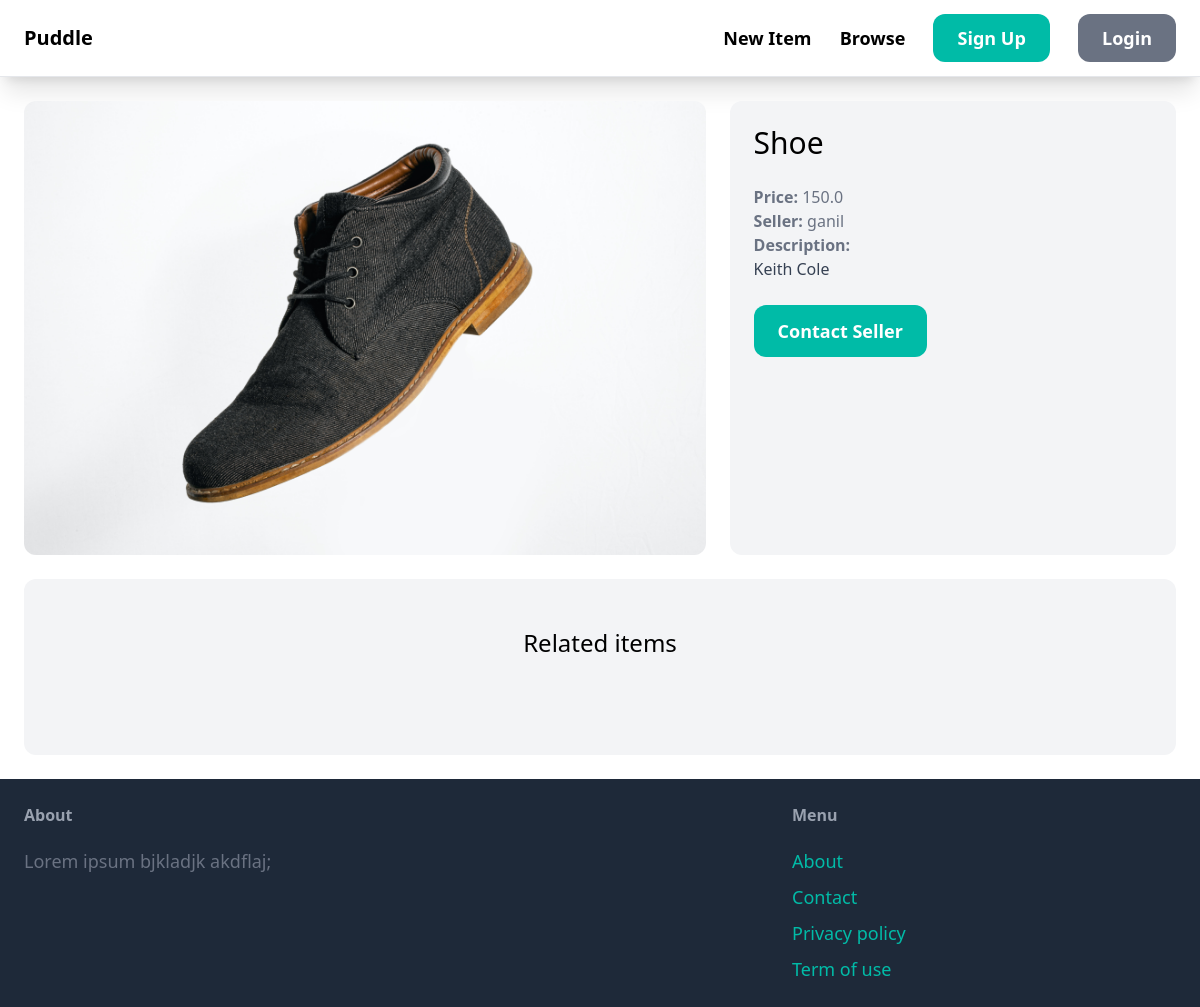
/items/2, run on an earlier commit of the app's database.
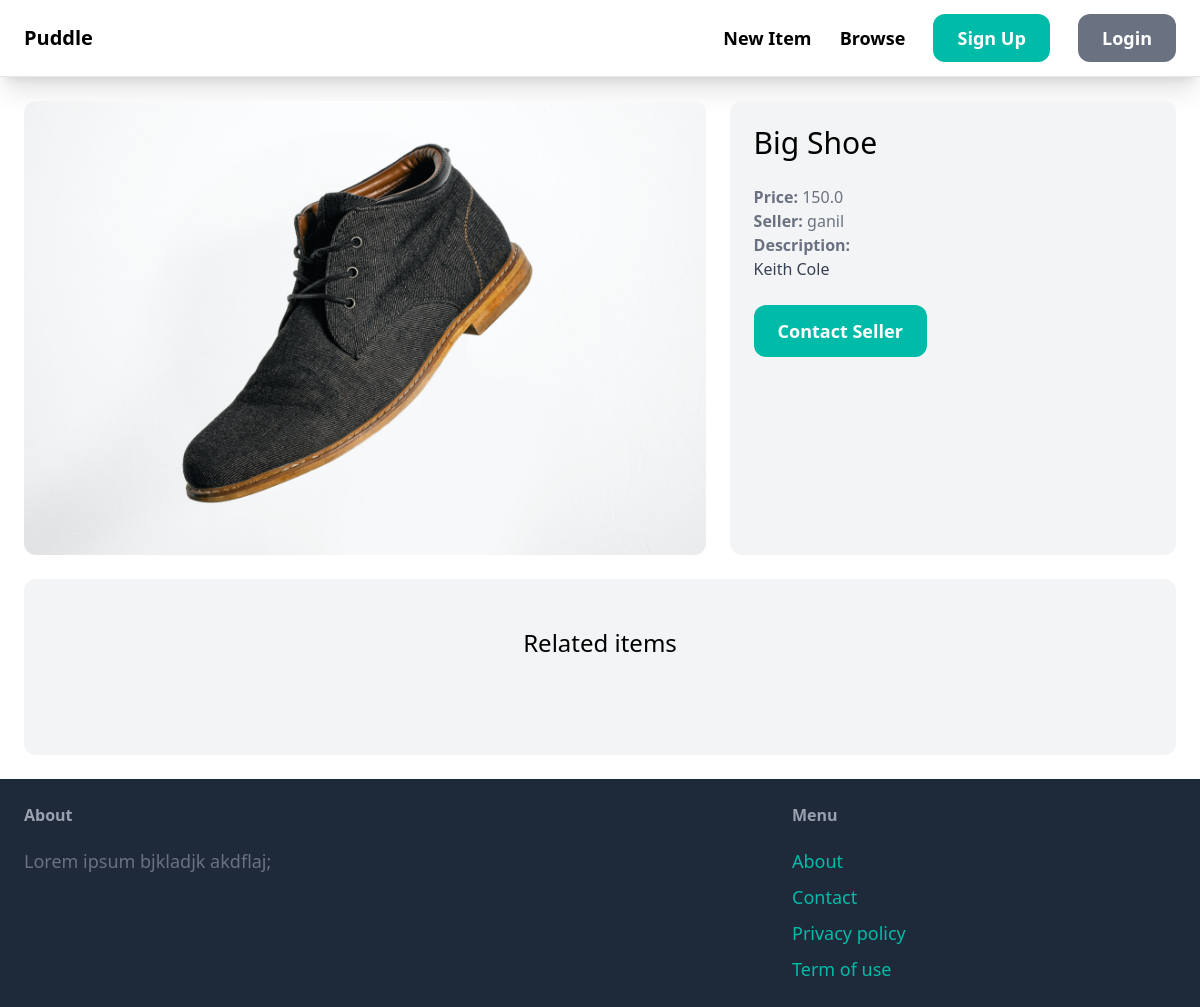
And on a later commit of the database.
### item/models.py (models this page shows, shortened)
class Item(models.Model):
   category = models.ForeignKey(Category, related_name='items', on_delete=models.CASCADE)
   name = models.CharField(max_length=255)
   description = models.TextField(blank=True, null=True)
   price = models.FloatField()
   image = models.ImageField(upload_to='item_images', blank=True, null=True)
   is_sold = models.BooleanField(default=False)
   created_by = models.ForeignKey(User, related_name='items', on_delete=models.CASCADE)
   created_at = models.DateTimeField(auto_now_add=True)

### item/views.py (the view)
# urls.py: path("<int:pk>", views.detail, name="detail"),
def detail(request, pk):
    item = get_object_or_404(Item, pk=pk)  # Fetch the item by primary key or return 404
    related_items = Item.objects.filter(category=item.category, is_sold=False).exclude(pk=pk)[0:3]
    return render(
        request,
        "item/detail.html",
        {
            "item": item,
            "related_items": related_items,
        },
    )

### item/templates/item/detail.html (shortened to what this page needs)
{% extends 'core/base.html' %}
{% block content %}
<div class="grid grid-cols-5 gap-6">
  <div class="col-span-3">
    <img src="{{ item.image.url }}" class="rounded-xl" alt=""/>
  </div>
  <div class="col-span-2 p-6 bg-gray-100 rounded-xl">
    <h1 class="mb-6 text-3xl">{{ item.name}}</h1>
    <p class="text-gray-500"><strong>Price: </strong>{{item.price}}</p>
    <p class="text-gray-500"><strong>Seller: </strong>{{item.created_by.username}}</p>
    {% if item.description%}
      <p class="text-gray-700">
        <strong class="text-gray-500">Description: </strong><br>
        {{ item.description }}
      </p>
    {% endif%}
    {% if request.user == item.created_by %}
      <div class="mt-6 p-6 bg-white rounded-xl">
        <p>This is your item!</p>
        <a href="{% url 'item:edit' item.id%}" class="inline-block mt-6 px-6 py-3 text-lg font-semibold bg-teal-500 hover:bg-teal-700 text-white rounded-xl cursor-pointer">Edit</a>
        <a href="{% url 'item:delete' item.id %}" class="inline-block mt-6 px-6 py-3 text-lg font-semibold bg-red-500 hover:bg-red-700 text-white rounded-xl cursor-pointer">Delete</a>
      </div>
    {% else %}
      <a href="{% url 'conversation:new' item.id %}" class="inline-block mt-6 px-6 py-3 text-lg font-semibold bg-teal-500 rounded-xl text-white hover:bg-teal-700 cursor-pointer">
        Contact Seller
      </a>
    {% endif %}
  </div>
</div>
<div class="mt-6 px-6 py-12 bg-gray-100 rounded-xl">
    <h2 class="mb-12 text-2xl text-center">Related items</h2>
  </div>
{% endblock content %}

What changed in the data, as far as the page shows it:
changed Item "Keith Cole": name "Shoe" → "Big Shoe"
